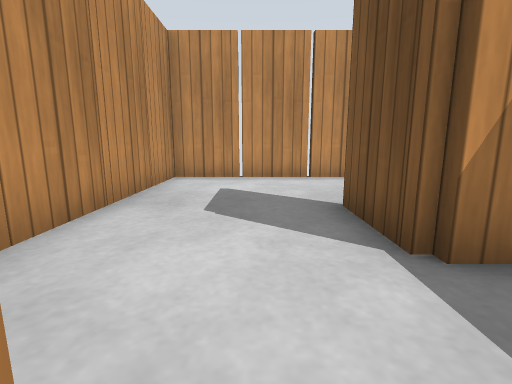
View 1 (above)

24 first-person views from a walk through a robot-simulator world made for Gazebo. The camera is 0.5 m above the floor, tilts 10° down and sees 85° across. The floor is counted in squares, 0.5 m on a side. Each view is taken from the middle of a square. On the plan, view 1 faces up. The plan holds only what a view shows up to about 11 squares ahead; the rest is blank. Gazebo's built-in surfaces are drawn with simple patterns.

View 2
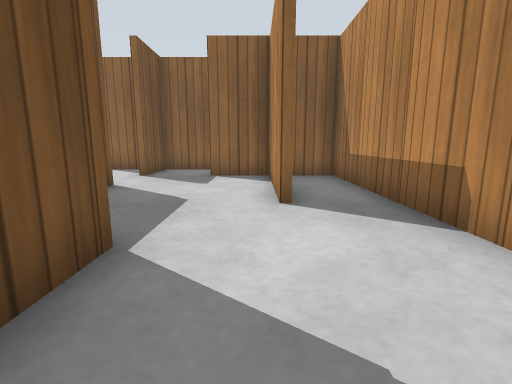

View 3
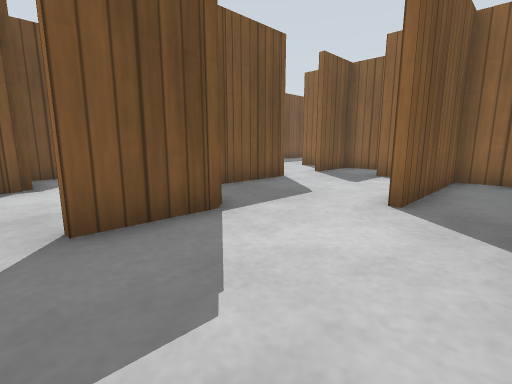

View 4
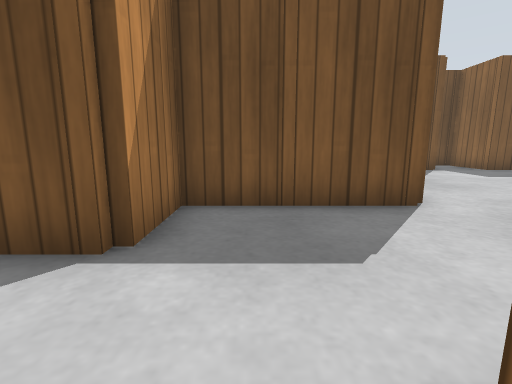

View 5
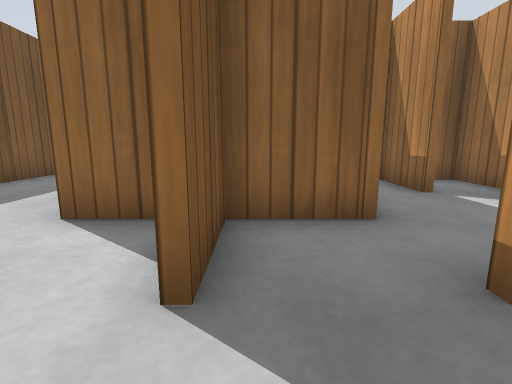

View 6
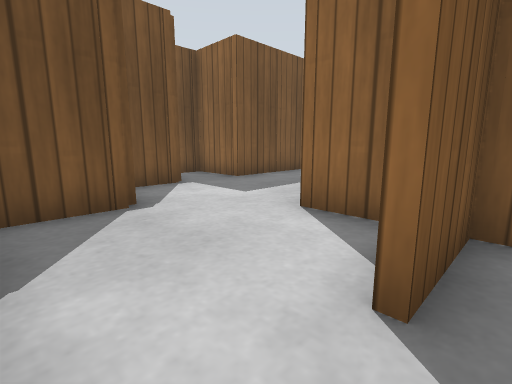

View 7
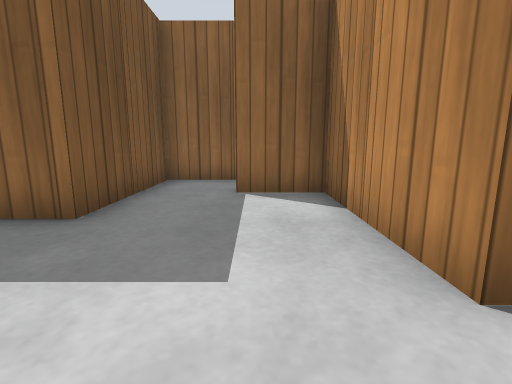

View 8
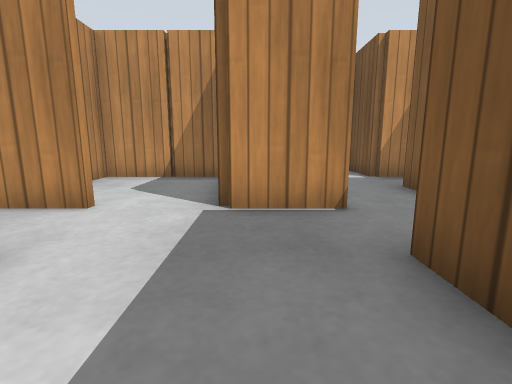

View 9
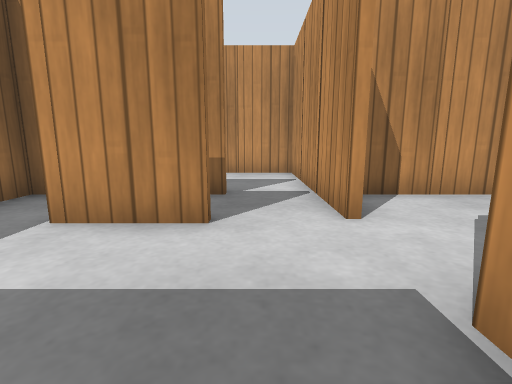

View 10
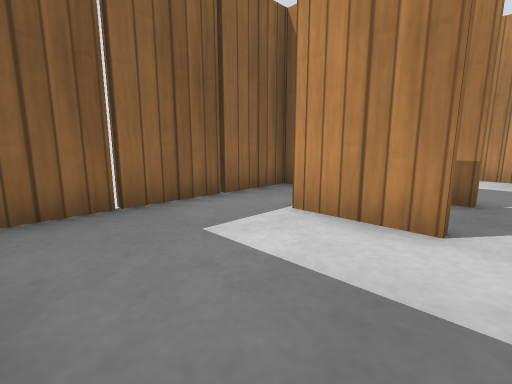

View 11
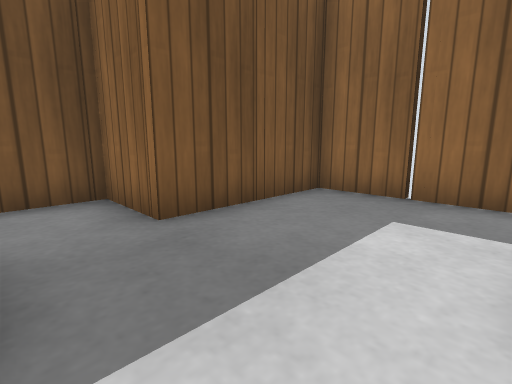

View 12
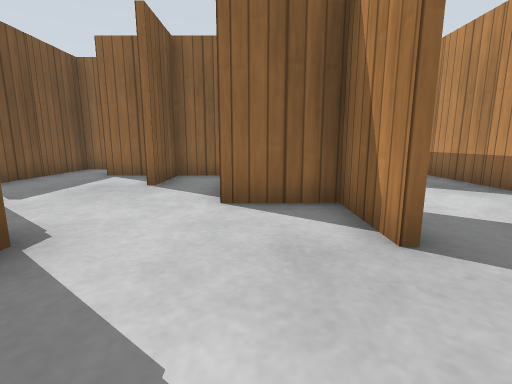

View 13
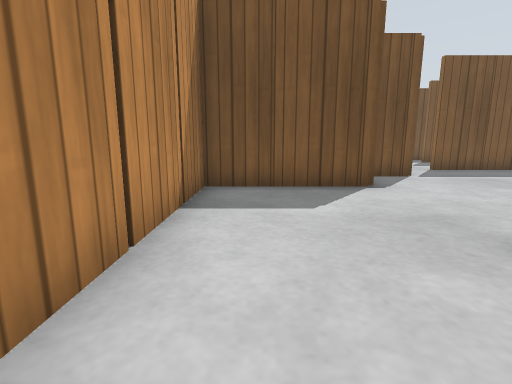

View 14
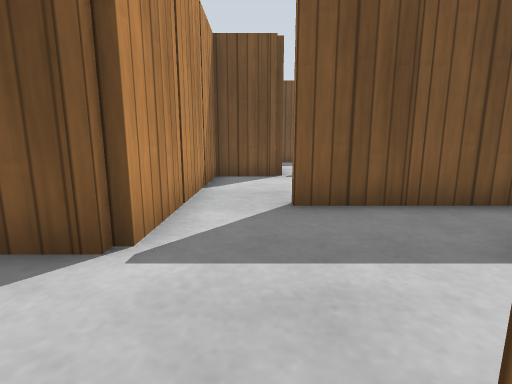

View 15
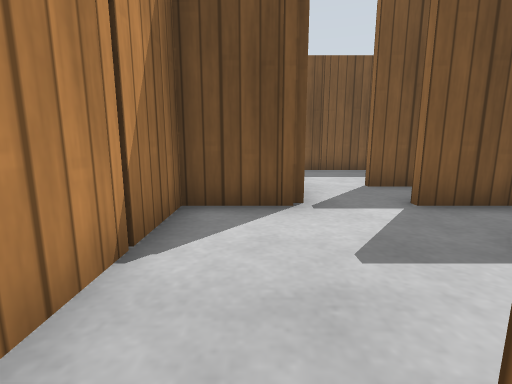

View 16
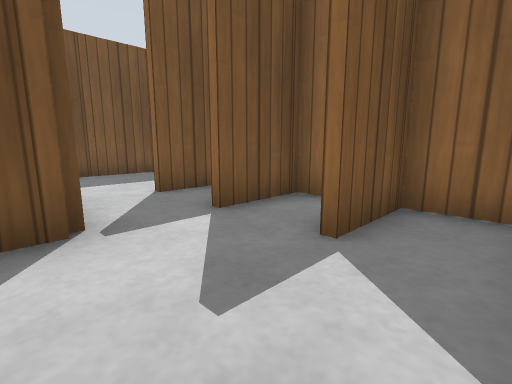

View 17
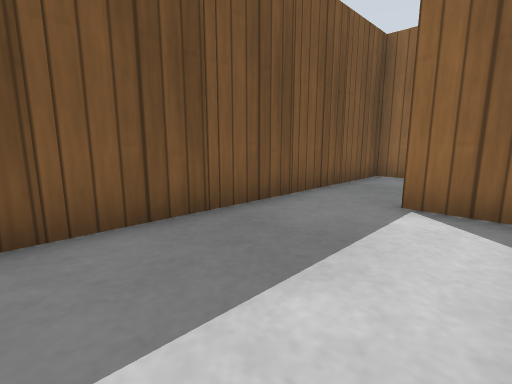

View 18
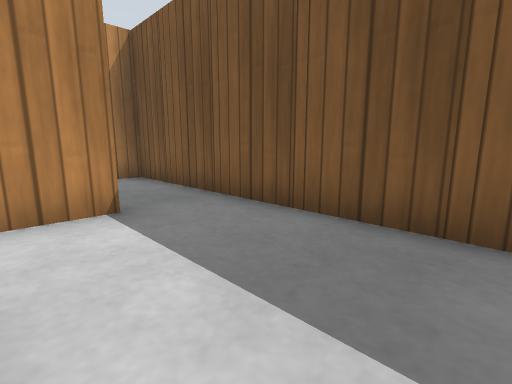

View 19
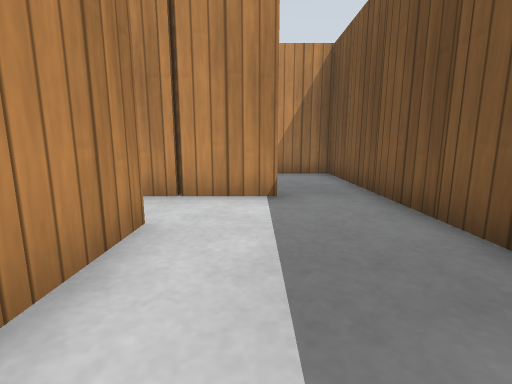

View 20
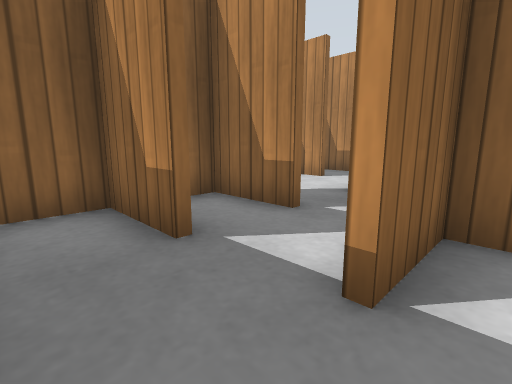

View 21
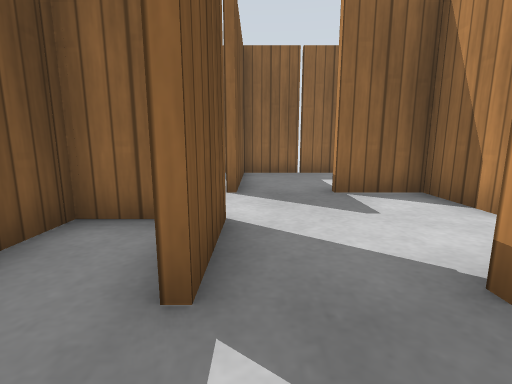

View 22
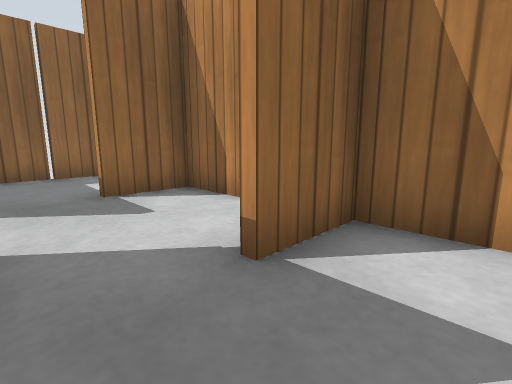

View 23
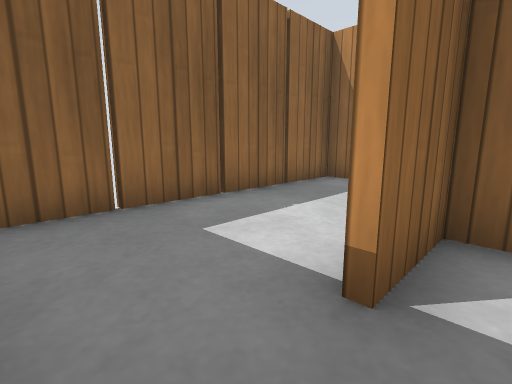

View 24
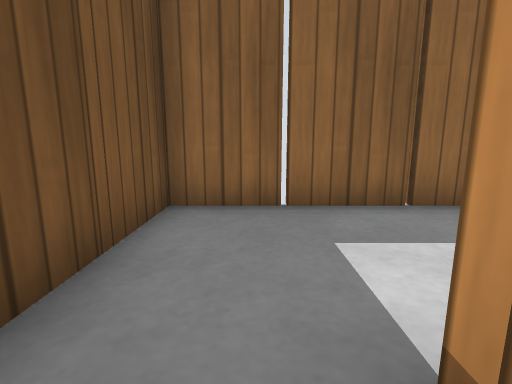

### Floor plan
Points are (right, up) in squares from view 1. A wall is a line through its corners. A room is listed if a view was taken in it or the views show most of it. See-through windows are left out.
Room 1 (views 1, 2, 3, 4, 5, 6, 7, 8, 9, 10, 11, 13)
walls: (1.4, -5.6) (2.6, -5.6); (-0.4, -7.5) (-0.4, -9.5); (4.2, -5.6) (5.6, -5.6) (5.6, -9.6) (7.5, -9.6); (3.4, -4.5) (3.4, -3.5); (3.5, -9.8) (-2.4, -9.8) (-2.4, -12.1); (5, -5.8) (1.6, -5.8) (1.6, -8.6); (-2.4, -8) (-2.4, -8.5); (1.6, -11.5) (1.6, -12); (3.6, -11.5) (3.6, -12.5); (-2.5, -9.6) (-0.4, -9.6); (-0.6, -2.5) (-0.6, -1.4); (3.4, -1.5) (3.4, 0.5); (7.5, -9.8) (5.5, -9.8); (7.4, -3.5) (7.4, -2.1); (-0.6, -0.5) (-0.6, 0.5); (9.4, -8.5) (9.4, -7.6); (9.4, -5.5) (9.4, -3.8); (7.4, -12.6) (7.4, -11.6); (-0.4, 0.5) (-0.4, -3.5); (1.6, -15) (1.6, -15.4) (7, -15.4); (9.4, -10.5) (9.4, -9.4); (2.5, 2.2) (1.5, 2.2); (1.4, 2.9) (1.4, 4.5); (7.4, -15.5) (7.4, -13.5); (0.5, 8.2) (-2.4, 8.2) (-2.4, -3.6) (1.5, -3.6)
ways out: opening at (1.5, 6) to room 2; opening at (7, -12) to room 4; opening at (8.8, -8.5) to room 4
objects: wooden post (-3, -11); wooden post (-3, -9); wooden post (-3, -3); wooden post (-3, -1); wooden post (-3, 1); wooden post (-3, 3); wooden post (-3, 5); wooden post (-3, 7); wooden post (-1, -10); wooden post (-1, -9); wooden post (-1, -4); wooden post (-1, -3); wooden post (-1, -1); wooden post (-1, 8); wooden post (1, -10); wooden post (1, -7); wooden post (1, 3); wooden post (3, -16); wooden post (3, -13); wooden post (3, -6); wooden post (3, -5); wooden post (3, -1); wooden post (5, -16); wooden post (5, -9); wooden post (5, -7); wooden post (7, -13); wooden post (7, -3); wooden post (9, -9); wooden post (9, -5)
Room 2 (views 12, 14, 15, 16)
walls: (7.4, 2.5) (7.4, 4.1); (8.5, 2.2) (7.5, 2.2); (5.4, -0.5) (5.4, 0.5); (5.4, 4.5) (5.4, 6.5); (10.4, 2.2) (9.5, 2.2); (9.4, -0.5) (9.4, 0.5); (3.4, 1.4) (3.4, 2.2) (2.5, 2.2); (6.4, -1.6) (7.6, -1.6); (4, -1.6) (4.5, -1.6); (9.4, -2.5) (9.4, -1.5); (5.4, 7.4) (5.4, 8.2) (1.5, 8.2); (8.6, -3.6) (10.5, -3.6); (1.6, 4.5) (1.6, 2.4) (3.6, 2.4); (11.4, -2.5) (11.4, -1.5); (13.4, 0.5) (13.4, 2.2) (11.4, 2.2); (13.4, -2.5) (13.4, -1.5)
ways out: opening at (1.5, 6) to room 1; opening at (14, -2) to room 3
objects: wooden post (3, 1); wooden post (3, 8); wooden post (5, -2); wooden post (5, -1); wooden post (5, 5); wooden post (5, 7); wooden post (7, 3); wooden post (9, -3); wooden post (9, -1); wooden post (11, -4); wooden post (11, -3); wooden post (13, -4); wooden post (13, -3); wooden post (13, 1)
Room 3 (views 17, 18, 19, 20)
walls: (15.4, -2.5) (15.4, -1.5); (15.6, -1.5) (15.6, -2.6); (17.5, 0.2) (15.5, 0.2); (15.5, -5.6) (17.5, -5.6); (17.6, -7.5) (17.6, -9.5); (15.6, -7.5) (15.6, -9.6) (19.4, -9.6) (19.4, 4.2) (17.6, 4.2)
ways out: opening at (14, -2) to room 2; opening at (16, -7) to room 4
objects: wooden post (15, -3); wooden post (15, 0); wooden post (15, 1); wooden post (17, -10); wooden post (17, -9); wooden post (20, -8); wooden post (20, -6); wooden post (20, -4); wooden post (20, -2); wooden post (20, 0); wooden post (20, 2)
Room 4 (views 21, 22, 23, 24)
walls: (11.6, -9.5) (11.6, -11.6) (13.5, -11.6); (9.6, -9.6) (9.6, -10.5); (15.4, -12.5) (15.4, -11.5); (15.4, -8.5) (15.4, -7.5); (9.4, -7.6) (13.5, -7.6); (7.4, -11.6) (8.5, -11.6); (11.6, -6) (11.6, -6.5); (10.4, -5.8) (9.5, -5.8); (7.6, -14.6) (7.6, -15.5); (7, -15.4) (15.4, -15.4) (15.4, -13.4)
ways out: opening at (7, -12) to room 1; opening at (8.8, -8.5) to room 1; opening at (16, -7) to room 3; opening at (15.7, -12)
objects: wooden post (9, -16); wooden post (9, -12); wooden post (9, -11); wooden post (11, -16); wooden post (11, -11); wooden post (11, -8); wooden post (11, -7); wooden post (13, -16); wooden post (15, -13); wooden post (15, -9); wooden post (15, -5)

Positions as (right, up) in squares from view 1, and headings:
1: (0, 0), facing up
2: (0, 5), facing down
3: (-2, 5), facing down-right
4: (-1, 1), facing right
5: (3, -2), facing down
6: (3, -2), facing down-right
7: (7, -4), facing down
8: (6, -14), facing up
9: (7, -11), facing left
10: (7, -11), facing down-left
11: (4, -10), facing down-right
12: (3, 7), facing down
13: (-1, 7), facing right
14: (5, 1), facing right
15: (9, 1), facing right
16: (10, 1), facing down-right
17: (16, -1), facing down-right
18: (16, -4), facing up-right
19: (17, -5), facing up
20: (19, -5), facing down-left
21: (15, -6), facing down
22: (15, -6), facing down-left
23: (15, -11), facing down-left
24: (14, -11), facing down
